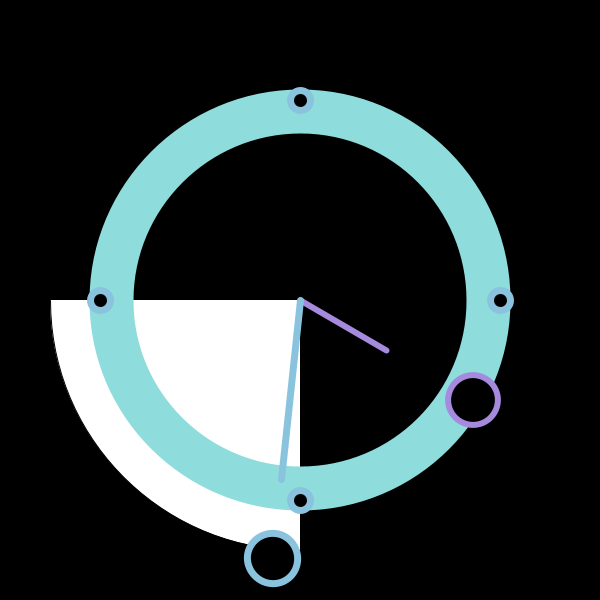
Frame 1 (no input)
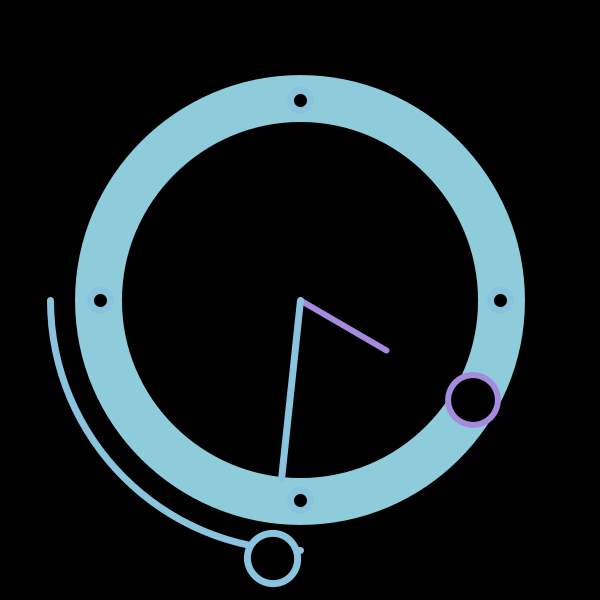
Frame 60 (the mouse pressed at the canvas centre just before this capture)
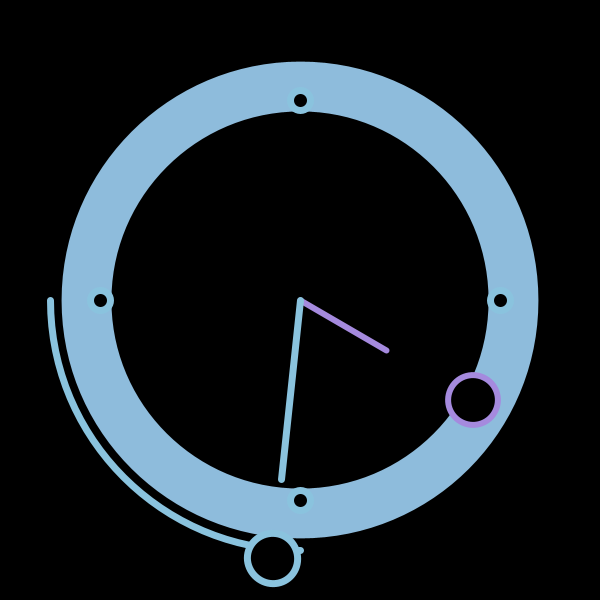
Frame 120 (the mouse held since frame 60 and released just before this capture)

The Processing sketch that drew these frames (run headless with seeded random() and noise(); from frame 60 on, the mouse is pressed at the canvas centre):

// Processing sketch: processing_40748
// ── processing_40748.pde



int hours;
int minutes;
int seconds;

void setup() {
  size(600, 600);
  colorMode(HSB,255);
  background(0);
  smooth();
}

void draw() {
 
   // get system variables
 hours = hour();
 minutes = minute();
 seconds = second();
 
 println(hours + " " + minutes + " " + seconds);
    
    // fix for 24 hour clock
  if(hours > 12) {
   hours -= 12; 
  }
   background(0);
  
  //center
  translate(300,300);
  //if
  
 if (minutes > 1 && minutes < 15){
   arc(0,0, 500, 500, TWO_PI-PI/2, TWO_PI);
   stroke(color (random(150)));
 }
 else if (minutes > 15 && minutes < 30){
 arc(0, 0, 500, 500, 0, PI/2);
  stroke(color (random(150)));
}
  else if (minutes > 30 && minutes < 45){
  arc(0,0, 500, 500, PI/2, PI);
  stroke(color (random(150)));
  }
  
  else if (minutes > 45 && minutes < 59){
    arc(0,0, 500, 500, PI, TWO_PI-PI/2);
  stroke(color (random(150)));
  }

//
noFill();

 //second C
  strokeWeight(14);
  stroke(seconds*4.25,90,220);//second C color change
   pushMatrix();
  scale(radians(6 * seconds));
  ellipse(0,0, 120 ,120);
  scale( 60);
  popMatrix();
  fill(0);
   
   // hour hand
  strokeWeight(6);
  stroke(#a58ade);
  pushMatrix();
  rotate(radians(30 * hours));
  line(0,-100,0,0);
  ellipse(0,-200, 50 ,50);
  popMatrix();
  
  // minute hand
  strokeWeight(7);
  stroke(#8ac3de);
  pushMatrix();
  rotate(radians(6 * minutes));
  line(0,-180,0, 0);
  ellipse(0,-260, 50 ,50);
  popMatrix();
  
  ellipse(0, -200, 20,20); //15
  ellipse(200, 0, 20,20); //30
  ellipse(0, 200, 20,20);//45
  ellipse(-200, 0, 20,20);//60

}
